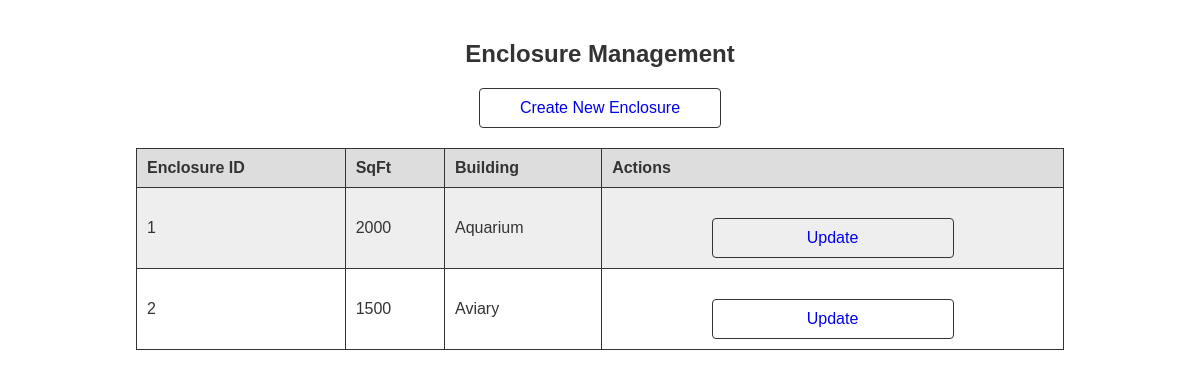
The app's page /asset_management/enclosures/view_enclosures.php, older data.
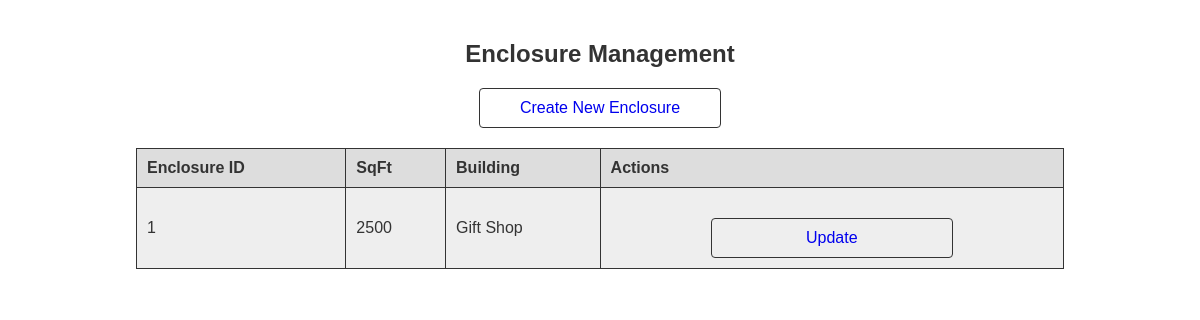
The same page, newer data.
### tables this page shows
CREATE TABLE Enclosure (
ID INT AUTO_INCREMENT,
BuildingID INT,
SqFt INT NOT NULL,
PRIMARY KEY(ID, BuildingID),
FOREIGN KEY (BuildingID) REFERENCES Building(ID)
);

CREATE TABLE Building (
ID INT PRIMARY KEY AUTO_INCREMENT,
Name VARCHAR(255) NOT NULL,
Type VARCHAR(255) NOT NULL
);

### asset_management/enclosures/view_enclosures.php (the view, shortened to what this page needs)
<?php
include '../includes/db_connection.php';
$sql = "SELECT e.ID, e.SqFt, b.Name AS BuildingName
        FROM Enclosure e
        JOIN Building b ON e.BuildingID = b.ID";
$result = $conn->query($sql);
?>
<!DOCTYPE html>
<html lang="en">
<head>
</head>
<body>
    <h2>Enclosure Management</h2>
    <a href="create_enclosure.php">Create New Enclosure</a>
    <table>
        <tr>
            <th>Enclosure ID</th>
            <th>SqFt</th>
            <th>Building</th>
            <th>Actions</th>
        </tr>
        <?php while ($row = $result->fetch_assoc()): ?>
            <tr>
                <td><?php echo $row['ID']; ?></td>
                <td><?php echo $row['SqFt']; ?></td>
                <td><?php echo $row['BuildingName']; ?></td>
                <td>
                    <a href="update_enclosure.php?id=<?php echo $row['ID']; ?>">Update</a>
                </td>
            </tr>
        <?php endwhile; ?>
    </table>
</body>
</html>

Row changes from the older to the newer data that the page shows:
removed enclosure: ID "1", SqFt "2000", BuildingID.Name "Aquarium"
removed enclosure: ID "2", SqFt "1500", BuildingID.Name "Aviary"
added enclosure: ID "1", SqFt "2500", BuildingID.Name "Gift Shop"
